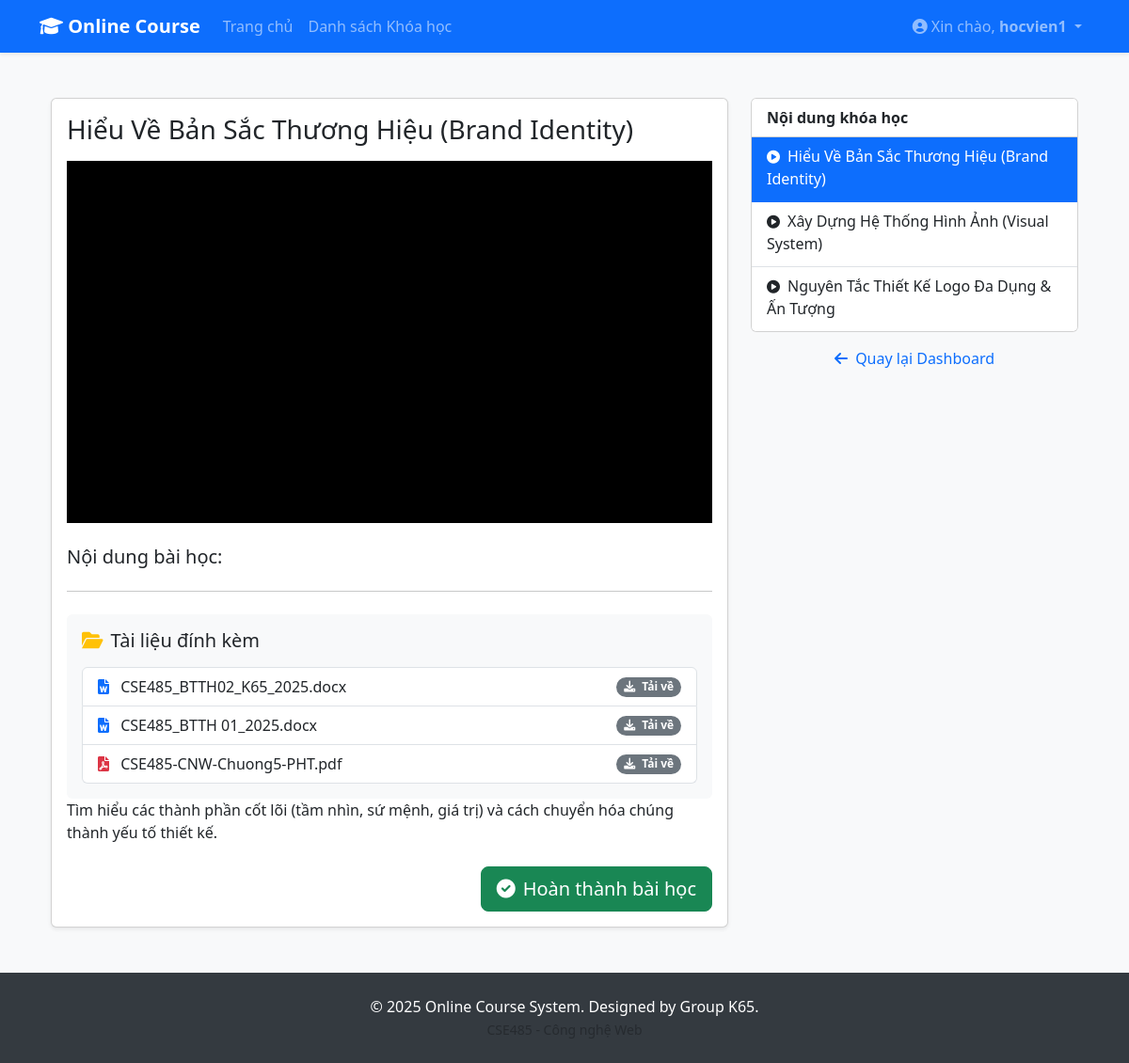
The page /index.php?controller=lesson&action=learn&course_id=8 (signed in) on the database its author committed.
### tables this page shows
CREATE TABLE `lessons` (
  `id` int(11) NOT NULL,
  `course_id` int(11) DEFAULT NULL,
  `title` varchar(255) NOT NULL,
  `content` longtext DEFAULT NULL,
  `video_url` varchar(255) DEFAULT NULL,
  `ordering` int(11) DEFAULT 0,
  `created_at` datetime DEFAULT current_timestamp()
);

CREATE TABLE `materials` (
  `id` int(11) NOT NULL,
  `lesson_id` int(11) DEFAULT NULL,
  `filename` varchar(255) DEFAULT NULL,
  `file_path` varchar(255) DEFAULT NULL,
  `file_type` varchar(50) DEFAULT NULL,
  `uploaded_at` datetime DEFAULT current_timestamp()
);

### controllers/LessonController.php (called while the page is built, shortened)
<?php
require_once 'config/Database.php';
require_once 'models/Lesson.php';
require_once 'models/Material.php';
class LessonController {
    private $lessonModel;
    private $materialModel;
    public function __construct() {
        $database = new Database();
        $this->db = $database->connect();
        $this->lessonModel = new Lesson($this->db);
        $this->materialModel = new Material($this->db);
    }
public function learn() {
    $course_id = isset($_GET['course_id']) ? $_GET['course_id'] : null;
    $lessons = $this->lessonModel->getLessonsByCourse($course_id);
    $current_lesson = null;
    if (isset($_GET['lesson_id'])) {
        $current_lesson = $this->lessonModel->getLessonById($_GET['lesson_id']);
    } else if (count($lessons) > 0) {
        $current_lesson = $lessons[0];
    }
    $materials = [];
    if ($current_lesson) {
        $materials = $this->materialModel->getByLessonId($current_lesson['id']);
        if (!empty($current_lesson['video_url'])) {
            $embed_url = $this->getYoutubeEmbedUrl($current_lesson['video_url']);
        } else {
            $embed_url = null;
        }
    }
    include 'views/lessons/learn.php';
}
private function getYoutubeEmbedUrl($url) {
    if (strpos($url, 'youtube.com') !== false || strpos($url, 'youtu.be') !== false) {
        if (preg_match('%(?:youtube(?:-nocookie)?\.com/(?:[^/]+/.+/|(?:v|e(?:mbed)?)/|.*[?&]v=)|youtu\.be/)([^"&?/ ]{11})%i', $url, $match)) {
            $videoId = $match[1];
            return "https://www.youtube.com/embed/" . $videoId . "?rel=0&showinfo=0";
        }
    }
    return $url;
}
}
?>

### config/Database.php (called while the page is built, shortened)
<?php
class Database {
    private $host = 'localhost';
    private $db_name = 'onlinecourse';
    private $username = 'root';
    private $password = '';
    private $port = '3306';
    public function connect() {
        $this->conn = null;
        try {
            $dsn = "mysql:host=" . $this->host . ";port=" . $this->port . ";dbname=" . $this->db_name . ";charset=utf8mb4";
            $this->conn = new PDO($dsn, $this->username, $this->password);
            $this->conn->setAttribute(PDO::ATTR_ERRMODE, PDO::ERRMODE_EXCEPTION);
            $this->conn->setAttribute(PDO::ATTR_DEFAULT_FETCH_MODE, PDO::FETCH_ASSOC);
        } catch(PDOException $e) {
            echo "Lỗi kết nối: " . $e->getMessage();
        }
        return $this->conn;
    }
}
?>

### models/Lesson.php (called while the page is built, shortened)
<?php
class Lesson {
    private $conn;
    private $table = 'lessons';
    public function __construct($db) {
        $this->conn = $db;
    }
    public function getLessonsByCourse($course_id) {
        $query = "SELECT * FROM " . $this->table . " WHERE course_id = :course_id ORDER BY ordering ASC";
        $stmt = $this->conn->prepare($query);
        $stmt->bindParam(':course_id', $course_id);
        $stmt->execute();
        return $stmt->fetchAll(PDO::FETCH_ASSOC);
    }
}
?>

### models/Material.php (called while the page is built, shortened)
<?php
class Material {
    private $conn;
    private $table = 'materials';
    public function __construct($db) {
        $this->conn = $db;
    }
    public function getByLessonId($lesson_id) {
        $query = "SELECT * FROM " . $this->table . " WHERE lesson_id = :lesson_id ORDER BY uploaded_at DESC";
        $stmt = $this->conn->prepare($query);
        $stmt->bindParam(':lesson_id', $lesson_id);
        $stmt->execute();
        return $stmt->fetchAll(PDO::FETCH_ASSOC);
    }
}
?>

### views/lessons/learn.php (the view, shortened to what this page needs)
<?php include 'views/layouts/header.php'; ?>
<div class="container-fluid py-4">
    <div class="row">
        <div class="col-md-8">
            <div class="card shadow-sm">
                <div class="card-body">
                    <?php if ($current_lesson): ?>
                        <h3 class="mb-3"><?= htmlspecialchars($current_lesson['title']) ?></h3>
                       <?php if (isset($embed_url)): ?>
    <div class="video-responsive mb-4">
        <iframe src="<?= htmlspecialchars($embed_url) ?>"
                allow="accelerometer; autoplay; clipboard-write; encrypted-media; gyroscope; picture-in-picture"
                allowfullscreen>
        </iframe>
    </div>
<?php else: ?>
    <div class="alert alert-danger mb-4">Bài học này chưa có Video hoặc URL không hợp lệ.</div>
<?php endif; ?>
                        <div class="mt-4">
                            <h5>Nội dung bài học:</h5>
                            <hr class="my-4">
<div class="card bg-light border-0">
    <div class="card-body">
        <h5 class="card-title"><i class="fas fa-folder-open me-2 text-warning"></i>Tài liệu đính kèm</h5>
        <?php if (count($materials) > 0): ?>
            <div class="list-group mt-3">
                <?php foreach ($materials as $file): ?>
                    <?php
                        $icon = 'fa-file';
                        if ($file['file_type'] == 'pdf') $icon = 'fa-file-pdf text-danger';
                        elseif ($file['file_type'] == 'zip') $icon = 'fa-file-archive text-warning';
                        elseif (strpos($file['file_type'], 'doc') !== false) $icon = 'fa-file-word text-primary';
                    ?>
                    <a href="upload/materials/<?= $file['file_path'] ?>" download class="list-group-item list-group-item-action d-flex justify-content-between align-items-center">
                        <div>
                            <i class="fas <?= $icon ?> me-2"></i>
                            <?= htmlspecialchars($file['filename']) ?>
                        </div>
                        <span class="badge bg-secondary rounded-pill">
                            <i class="fas fa-download me-1"></i> Tải về
                        </span>
                    </a>
                <?php endforeach; ?>
            </div>
        <?php else: ?>
            <p class="text-muted small mt-2">Bài học này không có tài liệu đính kèm.</p>
        <?php endif; ?>
    </div>
</div>
                            <p><?= nl2br(htmlspecialchars($current_lesson['content'])) ?></p>
                        </div>
                        <form action="index.php?controller=lesson&action=complete" method="POST" class="mt-4 text-end">
                            <button type="submit" class="btn btn-success btn-lg">
                                <i class="fas fa-check-circle me-2"></i>Hoàn thành bài học
                            </button>
                        </form>
                    <?php else: ?>
                        <div class="alert alert-warning">Khóa học này chưa có bài học nào.</div>
                    <?php endif; ?>
                </div>
            </div>
        </div>
        <div class="col-md-4">
            <div class="card">
                <div class="card-header bg-white fw-bold">
                    Nội dung khóa học
                </div>
                <div class="list-group list-group-flush">
                    <?php foreach ($lessons as $lesson): ?>
                        <?php
                            $isActive = ($current_lesson && $lesson['id'] == $current_lesson['id']) ? 'active' : '';
                        ?>
                        <a href="index.php?controller=lesson&action=learn&course_id=<?= $course_id ?>&lesson_id=<?= $lesson['id'] ?>"
                           class="list-group-item list-group-item-action <?= $isActive ?>">
                            <div class="d-flex w-100 justify-content-between">
                                <span class="mb-1">
                                    <i class="fas fa-play-circle me-2 small"></i><?= htmlspecialchars($lesson['title']) ?>
                                </span>
                            </div>
                        </a>
                    <?php endforeach; ?>
                </div>
            </div>
            <div class="mt-3 text-center">
                <a href="index.php?controller=student&action=dashboard" class="text-decoration-none">
                    <i class="fas fa-arrow-left me-1"></i> Quay lại Dashboard
                </a>
            </div>
        </div>
    </div>
</div>
<?php include 'views/layouts/footer.php'; ?>

### assets/css/style.css (style rules this page uses)
body { display: flex; flex-direction: column; min-height: 100vh; background-color: #f8f9fa; }

### views/lessons/learn.php (style rules this page uses)
.video-responsive { position: relative; padding-bottom: 56.25%; height: 0; overflow: hidden; max-width: 100%; background: #000; }
.video-responsive iframe { position: absolute; top: 0; left: 0; width: 100%; height: 100%; border: 0; }

### rows shown on the page
lessons: title "Hiểu Về Bản Sắc Thương Hiệu (Brand Identity)", content "Tìm hiểu các thành phần cốt lõi (tầm nhìn, sứ mệnh, giá trị) và cách chuyển hóa chúng thành yếu tố thiết kế."
materials: filename "CSE485_BTTH02_K65_2025.docx"
materials: filename "CSE485_BTTH 01_2025.docx"
materials: filename "CSE485-CNW-Chuong5-PHT.pdf"
lessons: title "Xây Dựng Hệ Thống Hình Ảnh (Visual System)"
lessons: title "Nguyên Tắc Thiết Kế Logo Đa Dụng & Ấn Tượng"

### other values the page prints
$_SESSION['username'] "hocvien1"
